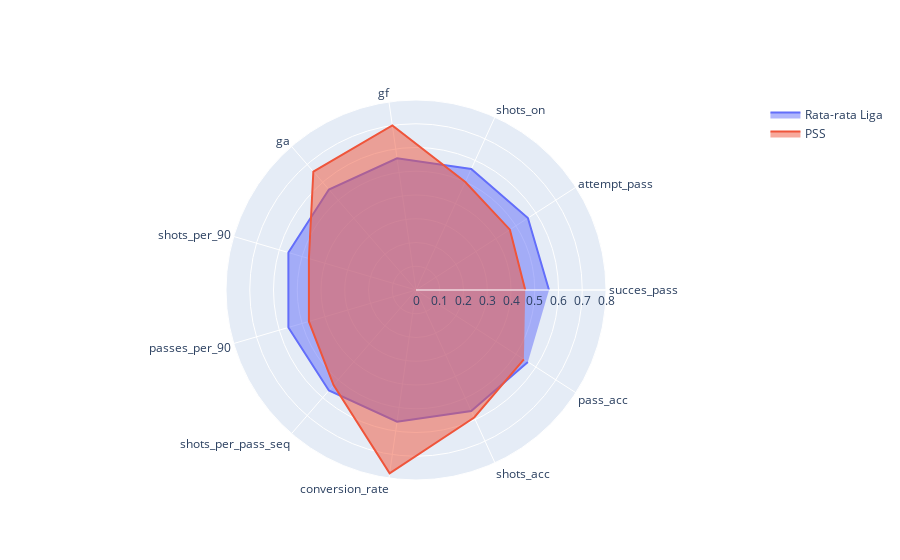

Notebook code cell kept with this figure:
### Code cell
pss = df[df['team']=='pss'].drop(['team','blocked_shots','gd','w','d','l','pts','total_shots','succes_tackle'], axis=1)
r_pss = []
for x in theta:
    r_pss.append(round(float(pss[x].values)/float(df[x].sum()),3)*10)
Liga = go.Scatterpolar(
   r = r_avg, theta = theta, mode = 'lines', name = 'Rata-rata Liga',fill='toself',
)
PSS = go.Scatterpolar(
   r = r_pss, theta = theta, mode = 'lines', name = 'PSS', fill='toself',)

data4 = [Liga,PSS]
fig4 = go.Figure(data = data4)
fig4.update_layout(polar=dict(radialaxis=dict(visible=True,range=[0, .8])))
iplot(fig4)

### Figure 1 — Plotly figure (JSON) as saved in the notebook; plotly's stock layout.template omitted (floating-point values rounded to 4 significant figures)
{"data": [{"fill": "toself", "mode": "lines", "name": "Rata-rata Liga", "r": [0.56, 0.56, 0.56, 0.56, 0.56, 0.56, 0.56, 0.56, 0.56, 0.56, 0.56], "theta": ["succes_pass", "attempt_pass", "shots_on", "gf", "ga", "shots_per_90", "passes_per_90", "shots_per_pass_seq", "conversion_rate", "shots_acc", "pass_acc"], "type": "scatterpolar"}, {"fill": "toself", "mode": "lines", "name": "PSS", "r": [0.46, 0.47, 0.5, 0.7, 0.66, 0.47, 0.47, 0.53, 0.78, 0.59, 0.54], "theta": ["succes_pass", "attempt_pass", "shots_on", "gf", "ga", "shots_per_90", "passes_per_90", "shots_per_pass_seq", "conversion_rate", "shots_acc", "pass_acc"], "type": "scatterpolar"}], "layout": {"polar": {"radialaxis": {"range": [0, 0.8], "visible": true}}}}
